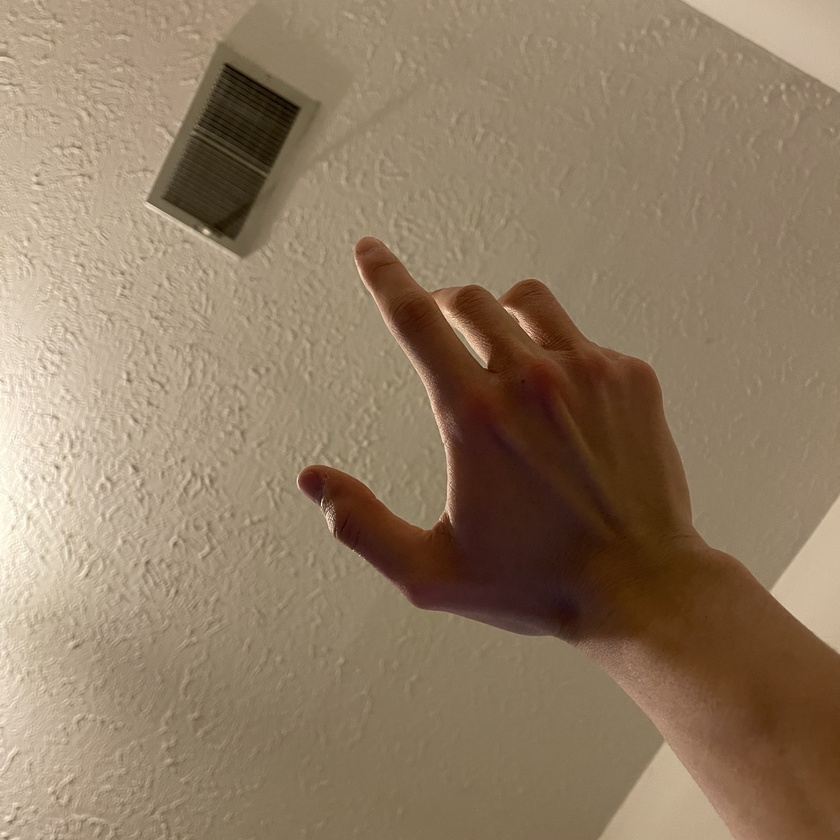
#> input picture imgs/IMG_0774.jpg, 840 x 840 px, shrunk from 3024 x 3024 before the run
$ python assess.py --image1 imgs/IMG_0774.jpg --image2 imgs/IMG_1638.JPG
#> lines starting #> are read from the running program, lines starting #| are printed output that depends on the picture
### utils.py

from scipy.fftpack import dct, idct
import numpy as np
from PIL import Image
from scipy.signal import fftconvolve as convolve
from scipy.fftpack import fft, ifft
import matplotlib.pyplot as plt
from scipy import ndimage

def idct2d(x):
    return idct(idct(x, axis=0, norm='ortho'), axis=1, norm='ortho')

def dct2d(x):
    return dct(dct(x, axis=0, norm='ortho'), axis=1, norm='ortho')

def ifft2d(x):
    return ifft(ifft(x, axis=0), axis=1)

def fft2d(x):
    return fft(fft(x, axis=0), axis=1)

# [31 lines left out: functions image2uint8, stackview, not called in this run]

def compute_mse(x, y, scale=None):

    if scale == None:
        if x.dtype == np.uint8:
            scale = 255
        else:
            scale = 1

    mse = np.mean(np.power(x - y, 2))
    psnr = 10 * np.log10(scale**2 / mse)
    return mse, psnr

# [129 lines left out: functions get_gauss2d, transposed_correlate, fspecial_gauss, ssim, msssim, not called in this run]

### assess.py

from PIL import Image
import numpy as np
import argparse

import utils

parser = argparse.ArgumentParser()
parser.add_argument('--image1', type=str, required=True)
parser.add_argument('--image2', type=str, required=True)
args = parser.parse_args()

img1 = np.array(Image.open(args.image1).convert('L'))
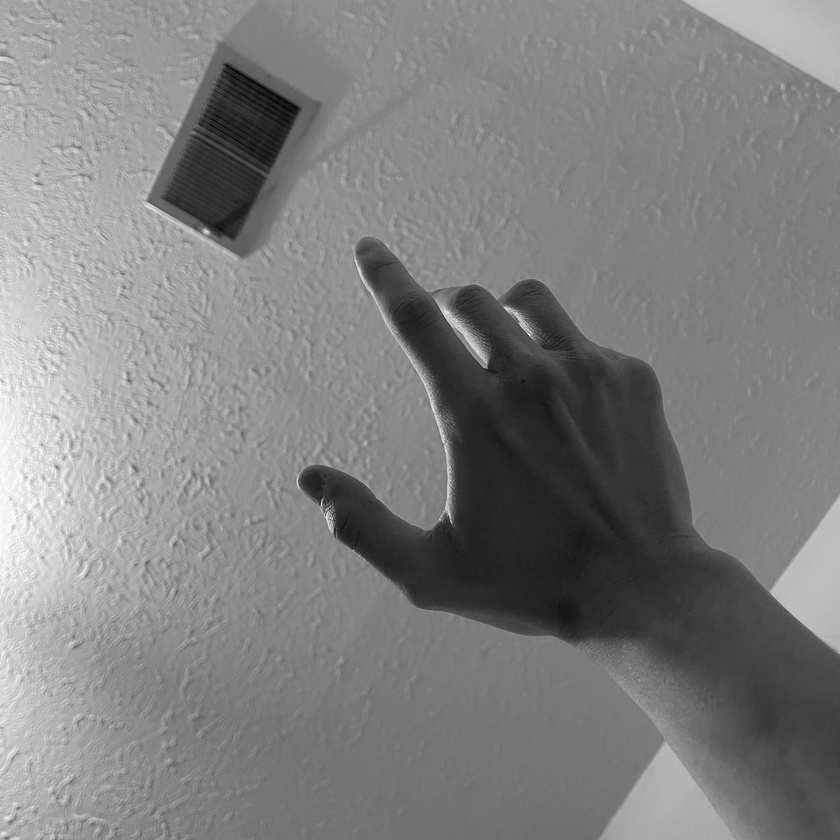
#> img1: shape (840, 840); min 3, max 253, mean 127.4
img2 = np.array(Image.open(args.image2).convert('L'))
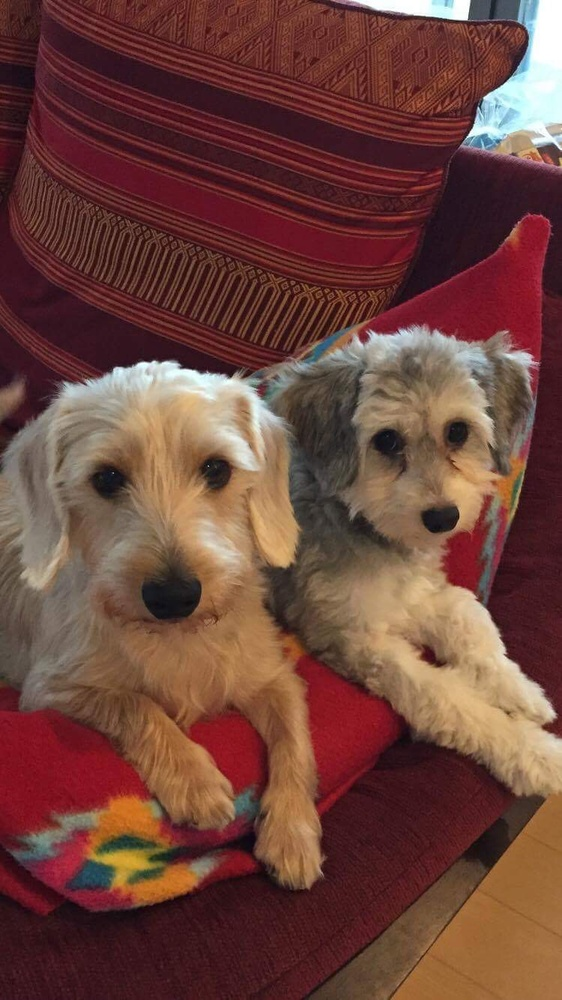
#> input picture imgs/IMG_1638.JPG, 562 x 1000 px, shrunk from 750 x 1334 before the run
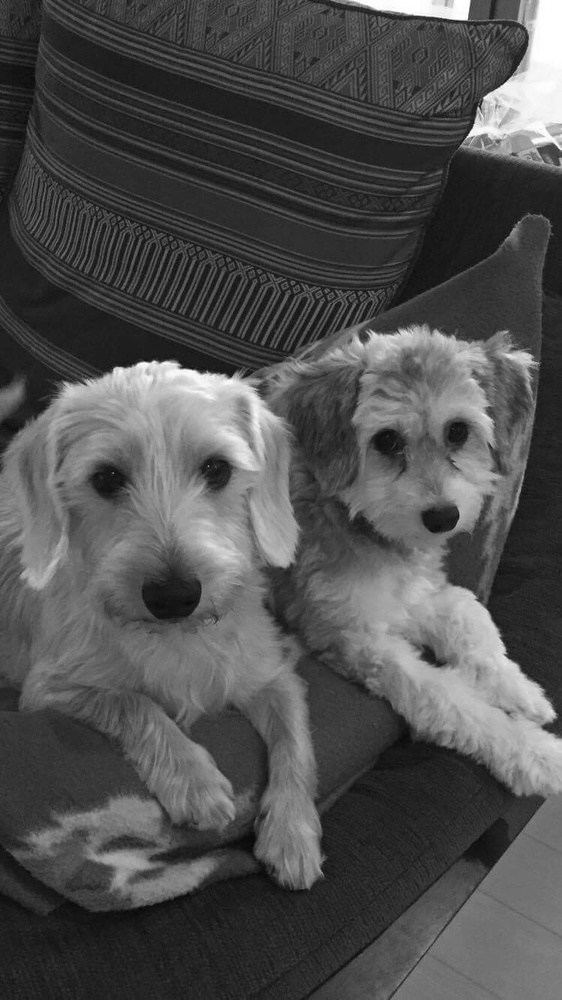
#> img2: shape (1000, 562); min 8, max 255, mean 79.8

mse, psnr = utils.compute_mse(img1, img2, scale=255)
#> (the run stopped early here; a loop or call above may not have finished)
